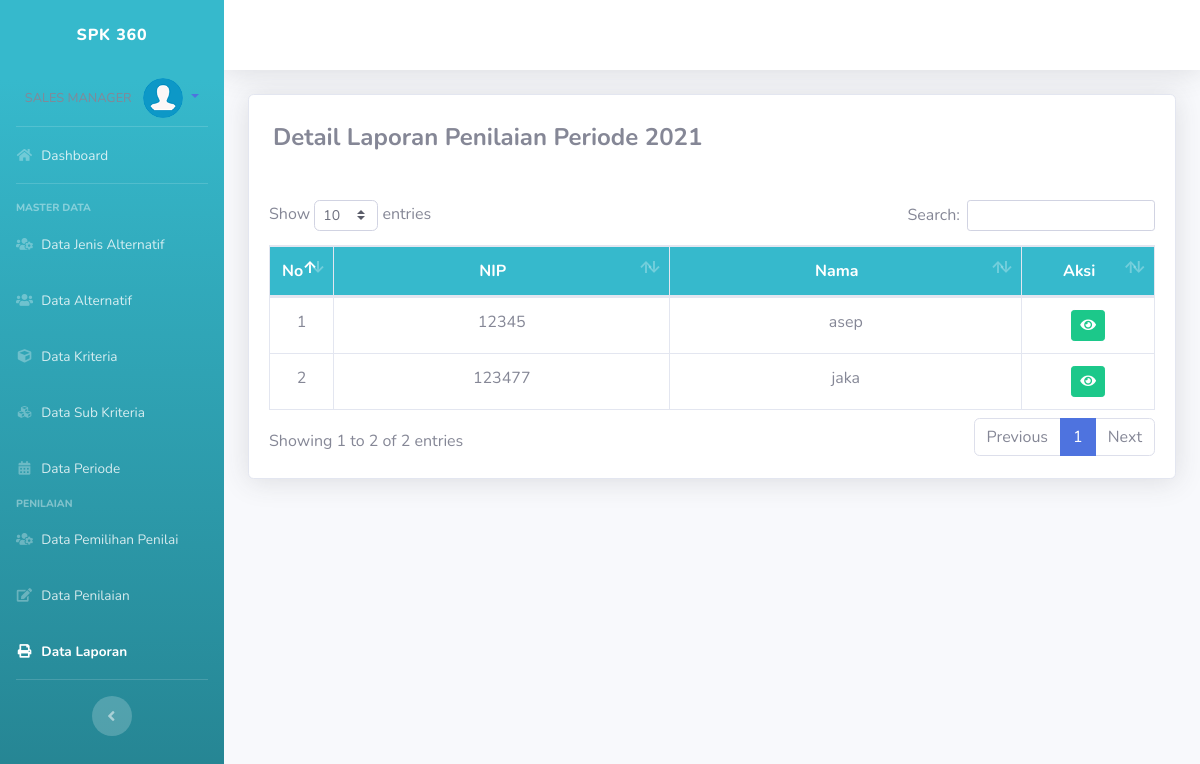
Page /admin/index.php?p=laporanpen (signed in) on the earlier database version.
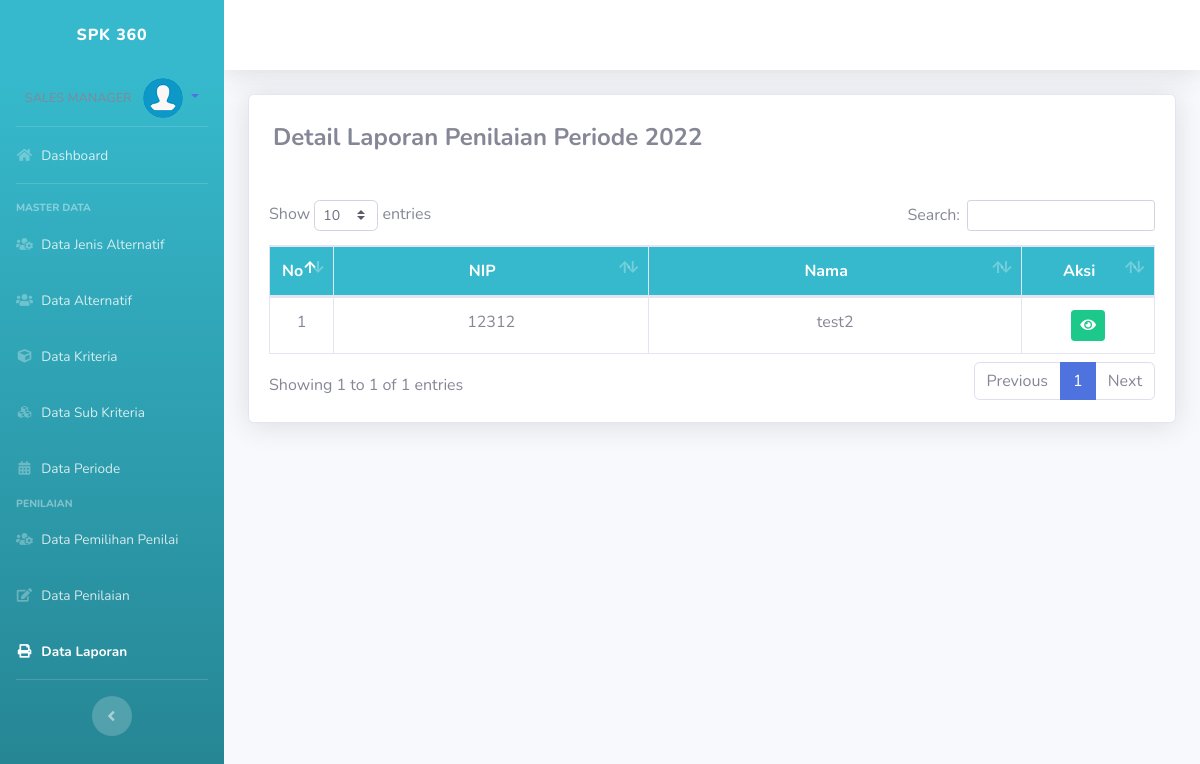
Same page on the later database version.
### tables this page shows
CREATE TABLE `periode` (
  `id_periode` int(11) NOT NULL,
  `tahun_ajar` varchar(50) NOT NULL,
  `semester` varchar(50) NOT NULL,
  `status_periode` int(11) NOT NULL,
  `setting` varchar(50) NOT NULL
);

CREATE TABLE `user` (
  `nip` char(18) NOT NULL,
  `id_jenis_user` int(11) DEFAULT NULL,
  `password` varchar(100) DEFAULT NULL,
  `nama_guru` varchar(100) DEFAULT NULL,
  `status_guru` varchar(100) DEFAULT NULL,
  `alamat` text DEFAULT NULL,
  `tempat_lahir` varchar(100) DEFAULT NULL,
  `tgl_lahir` date DEFAULT NULL,
  `jenis_kelamin` char(1) DEFAULT NULL,
  `status_nikah` char(1) DEFAULT NULL,
  `no_telp` varchar(20) DEFAULT NULL,
  `area_kerja` varchar(255) DEFAULT NULL
);

### config/koneksi.php (called while the page is built, shortened)
<?php
	$host	= 'localhost';
	$user	= 'root';
	$pass	= '';
	$db		= 'spksales';
	$con=mysqli_connect($host, $user, $pass, $db);
	function get_tahun_ajar($id="")
	{
		global $con;
		if($id!=''){
			$sql = "SELECT * FROM periode WHERE id_periode = $id";
		}else{
			$sql = "SELECT * FROM periode WHERE status_periode = 1";
		}
		$q = mysqli_query($con, $sql);
		$row = mysqli_fetch_array($q);
		return $row['tahun_ajar'];
	}
	function get_tahun_ajar_id()
	{
		global $con;
		$sql = "SELECT * FROM periode WHERE status_periode = 1";
		$q = mysqli_query($con, $sql);
		$row = mysqli_fetch_array($q);
		return $row['id_periode'];
	}
	function get_tot_nilai($nip_user='', $id_periode='')
	{
		global $con;
		$sql = "SELECT
					a.id_kompetensi,
					a.nama_kompetensi,
					a.bobot_kompetensi,
					COUNT(b.id_isi) as jml
				FROM jenis_kompetensi a
				JOIN isi_kompetensi b ON a.id_kompetensi = b.id_kompetensi
				GROUP BY a.id_kompetensi";
		$q = mysqli_query($con, $sql);
		$data_kompetensi = [];
		while($row = mysqli_fetch_array($q)){
			$data_kompetensi[] = $row;
		}
		$sql = "SELECT * FROM penilai a JOIN penilai_detail b ON a.id_penilai = b.id_penilai WHERE a.nip = '$nip_user' ";
		$q = mysqli_query($con, $sql);
		$id_penilai_detail = '0';
		$i=0;
		while($row = mysqli_fetch_array($q)){
			if($i==0){
				$id_penilai_detail = $row['id_penilai_detail'];
			}else{
				$id_penilai_detail .= ", ".$row['id_penilai_detail'];
			}
			$i++;
		}
		$komp = '';
		foreach ($data_kompetensi as $key => $value) {
			$komp .= "SUM( IF(tbnilai.nama_kompetensi = '$value[nama_kompetensi]', tbnilai.nilai, 0) ) AS '$value[nama_kompetensi]', ";
		}
		$sql = "SELECT
					tbnilai.nip_penilai,
					tbnilai.penilai,
					tbnilai.level,
					tbnilai.jabatan,
					$komp
					1
				FROM
				(SELECT
					a.id_nilai,
					h.nip as nip_dinilai,
					h.nama_guru as 'dinilai',
					e.nip as nip_penilai,
					e.nama_guru as 'penilai',
					f.jabatan,
					f.level,
					c.id_kompetensi,
					c.nama_kompetensi,
					c.bobot_kompetensi,
					SUM(a.hasil_nilai) as nilai
				FROM penilaian a
				JOIN isi_kompetensi b ON a.id_isi = b.id_isi
				JOIN jenis_kompetensi c ON b.id_kompetensi = c.id_kompetensi
				JOIN (penilai_detail d JOIN user e ON d.nip = e.nip JOIN jenis_user f ON f.id_jenis_user = e.id_jenis_user) ON d.id_penilai_detail = a.id_penilai_detail
				JOIN (penilai g JOIN user h ON g.nip = h.nip ) ON d.id_penilai = g.id_penilai
				WHERE a.id_penilai_detail IN ($id_penilai_detail) AND g.id_periode = $id_periode
				GROUP BY a.id_penilai_detail, c.id_kompetensi
				ORDER BY 4) as tbnilai
				GROUP BY tbnilai.penilai";
		$q = mysqli_query($con, $sql);
		$tot_arr['atasan'] = 0;
		$tot_arr['guru'] = 0;
		$tot_arr['sendiri'] = 0;
		while($row = mysqli_fetch_array($q)){
			$tot = 0;
			foreach ($data_kompetensi as $key => $value) {
				$nil = ($row[$value['nama_kompetensi']]/$value['jml'])*1;
				$tot += $nil * ($value['bobot_kompetensi']/100);
			}
			if($row['level']==2 || $row['level']==3){
				$tot_arr['atasan'] += $tot;
			}else if($row['level']==1 && $row['nip_penilai']!= $nip_user){
				$tot_arr['guru'] += $tot;
			}else{
				$tot_arr['sendiri'] += $tot;
			}
		}
		$sql = "SELECT * FROM periode WHERE id_periode = $id_periode";
		$q = mysqli_query($con, $sql);
		$row = mysqli_fetch_array($q);
		if($row['setting']!=''){
			$set = explode(";", $row['setting']);
			$set[0] = $set[0]/100;
			$set[1] = $set[1]/100;
			$set[2] = $set[2]/100;
		}else{
			$set[0] = 0.5;
			$set[1] = 0.3;
			$set[2] = 0.2;
		}
		$ak = ($tot_arr['atasan']*$set[0]) + ($tot_arr['guru']*$set[1]) + ($tot_arr['sendiri']*$set[2]);
		return number_format($ak, 2);
	}
?>

### admin/pages/laporan_atasan.php (the view, shortened to what the changed rows need)
<?php if (!isset($_GET['detail'])) : ?>
	<div class="card shadow mb-4">
		<div class="card-body">
			<div class="d-flex justify-content-between align-items-center mt-2 mb-5 mx-1">
				<h4 class="m-0 font-weight-bold"> </i> Detail Laporan Penilaian Periode <?= get_tahun_ajar(); ?></h6>
			</div>
			<table class="table table-bordered" id="dataTable" width="100%" cellspacing="0">
				<thead class="bg-info text-white">
					<tr align="center">
						<th width="5%">No</th>
						<th>NIP</th>
						<th>Nama</th>
						<th width="15%">Aksi</th>
					</tr>
				</thead>
				<tbody>
					<?php
					$id_periode = get_tahun_ajar_id();
					$i = 0;
					$sql = "SELECT
								d.nip,
								d.nama_guru,
								SUM(a.hasil_nilai) as nilai,
								COUNT(a.id_nilai) as jml
							FROM penilaian a
							JOIN penilai_detail b ON a.id_penilai_detail = b.id_penilai_detail
							JOIN penilai c ON b.id_penilai = c.id_penilai
							JOIN user d ON c.nip = d.nip
							WHERE c.id_periode = $id_periode
							GROUP BY d.nip";
					$q = mysqli_query($con, $sql);
					while ($row = mysqli_fetch_array($q)) {
					?>
						<tr align="center">
							<td><?= ++$i; ?></td>
							<td><?= $row['nip']; ?></td>
							<td><?= $row['nama_guru']; ?></td>
							<td>
								<div class="btn-group" role="group">
									<a data-toggle="tooltip" data-placement="bottom" title="Detail Data" href="index.php?p=laporanpen&detail=<?= $row['nip'] ?>" class="btn btn-success btn-sm"><i class="fa fa-eye"></i></a>
								</div>
							</td>
						</tr>
					<?php } ?>
				</tbody>
			</table>
		</div>
	</div>
		<?php endif; ?>
		</div>
	</div>

Differences in the rows shown:
removed periode: tahun_ajar "2021"
no longer on this page (row edited): user: nip "12345", nama_guru "asep"
removed user: nip "123477", nama_guru "jaka"
added periode: tahun_ajar "2022"
added user: nip "12312", nama_guru "test2"
Other differences:
text written by a page script: "Show entries Search: Showing 1 to 2 of 2 entries Previous 1 Next" → "Show entries Search: Showing 1 to 1 of 1 entries Previous 1 Next"
